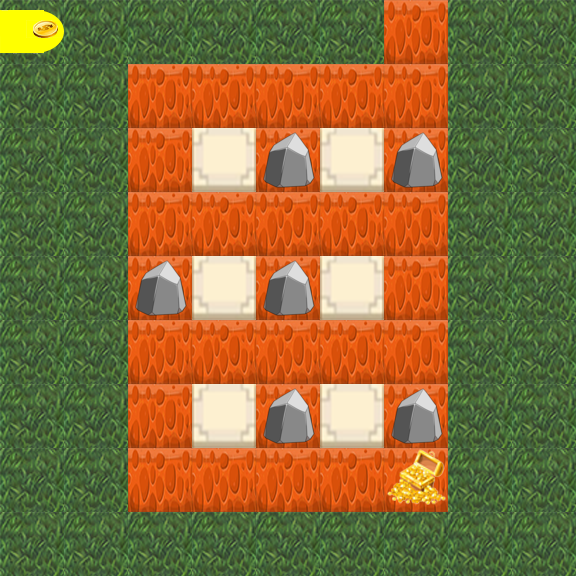

Below is a game level as drawn by its tile map, then a one-line description and the .tmx file that defines it, in full:
An orthogonal 9x9 tile map with 64x64 px tiles, 4 tile layers (Camada de Tiles 2, Camada de Tiles 1, Camada de Tiles 3, Camada de Tiles 4), 7 tilesets and 33 objects (11, 13, 33, 31, 51, ...).

<map version="1.8" tiledversion="1.8.6" orientation="orthogonal" renderorder="right-down" width="9" height="9" tilewidth="64" tileheight="64" infinite="0" nextlayerid="10" nextobjectid="102">
 <tileset firstgid="1" source="chao.tsx" />
 <tileset firstgid="2" source="mato.tsx" />
 <tileset firstgid="3" source="pedra.tsx" />
 <tileset firstgid="4" source="torre.tsx" />
 <tileset firstgid="5" source="tesouro.tsx" />
 <tileset firstgid="6" source="Carrinho.tsx" />
 <tileset firstgid="7" source="invetário.tsx" />
 <layer id="2" name="Camada de Tiles 2" width="9" height="9">
  <data encoding="csv">
0,0,0,0,0,0,0,0,0,
0,0,0,0,0,0,0,0,0,
0,0,0,0,1,0,1,0,0,
0,0,0,0,0,0,0,0,0,
0,0,1,0,1,0,0,0,0,
0,0,0,0,0,0,0,0,0,
0,0,0,0,1,0,1,0,0,
0,0,0,0,0,0,0,0,0,
0,0,0,0,0,0,0,0,0
</data>
 </layer>
 <layer id="1" name="Camada de Tiles 1" width="9" height="9">
  <data encoding="csv">
2,2,2,2,2,2,1,2,2,
2,2,1,1,1,1,1,2,2,
2,2,1,4,3,4,3,2,2,
2,2,1,1,1,1,1,2,2,
2,2,3,4,3,4,1,2,2,
2,2,1,1,1,1,1,2,2,
2,2,1,4,3,4,3,2,2,
2,2,1,1,1,1,1,2,2,
2,2,2,2,2,2,2,2,2
</data>
 </layer>
 <objectgroup id="4" name="objetos">
  <object id="2" name="11" x="191.667" y="130.667" width="64" height="64" />
  <object id="4" name="13" x="321" y="131.5" width="64" height="64" />
  <object id="5" name="33" x="322.667" y="257.5" width="64" height="64" />
  <object id="6" name="31" x="194" y="258.5" width="64" height="64" />
  <object id="7" name="51" x="193" y="384.5" width="64" height="64" />
  <object id="8" name="53" x="323" y="385.5" width="64" height="64" />
 </objectgroup>
 <objectgroup id="9" name="Tutorial">
  <object id="99" name="mago" x="-3.54156" y="288.992" width="579.4" height="286.158" />
  <object id="101" name="seta" x="127.496" y="128.913" width="64" height="64" />
 </objectgroup>
 <objectgroup id="8" name="caminho" visible="0">
  <object id="72" name="03" x="321.333" y="66.67" width="64" height="64" />
  <object id="73" name="04" x="384.667" y="66.6667" width="64" height="64" />
  <object id="77" name="02" x="254" y="66" width="64" height="64" />
  <object id="78" name="01" x="189.333" y="64.6667" width="64" height="64" />
  <object id="79" name="00" x="127.333" y="64" width="64" height="64" />
  <object id="80" name="10" x="127.333" y="128.667" width="64" height="64" />
  <object id="81" name="20" x="127.333" y="194" width="64" height="64" />
  <object id="82" name="21" x="192.667" y="196" width="64" height="64" />
  <object id="83" name="22" x="259.333" y="194" width="64" height="64" />
  <object id="84" name="23" x="323.333" y="196" width="64" height="64" />
  <object id="85" name="24" x="385.333" y="194.667" width="64" height="64" />
  <object id="86" name="34" x="386" y="257.333" width="64" height="64" />
  <object id="87" name="44" x="385.333" y="320" width="64" height="64" />
  <object id="88" name="43" x="321.333" y="322.667" width="64" height="64" />
  <object id="89" name="42" x="258.667" y="321.333" width="64" height="64" />
  <object id="90" name="41" x="193.333" y="323.333" width="64" height="64" />
  <object id="91" name="40" x="128.667" y="322" width="64" height="64" />
  <object id="92" name="50" x="128" y="386.667" width="64" height="64" />
  <object id="93" name="60" x="129.333" y="450.667" width="64" height="64" />
  <object id="94" name="61" x="194" y="450.667" width="64" height="64" />
  <object id="95" name="62" x="259.333" y="450" width="64" height="64" />
  <object id="96" name="63" x="324.667" y="451.333" width="64" height="64" />
  <object id="97" name="64" x="384" y="449.333" width="64" height="64" />
 </objectgroup>
 <objectgroup id="7" name="Spawn">
  <object id="41" name="Spawn" x="383" y="0" width="64" height="64" />
 </objectgroup>
 <objectgroup id="6" name="telas">
  <object id="21" name="mercado" x="2" y="11" width="57" height="43" />
 </objectgroup>
 <layer id="3" name="Camada de Tiles 3" width="9" height="9">
  <data encoding="csv">
0,0,0,0,0,0,0,0,0,
0,0,0,0,0,0,0,0,0,
0,0,0,0,0,0,0,0,0,
0,0,0,0,0,0,0,0,0,
0,0,0,0,0,0,0,0,0,
0,0,0,0,0,0,0,0,0,
0,0,0,0,0,0,0,0,0,
0,0,0,0,0,0,5,0,0,
0,0,0,0,0,0,0,0,0
</data>
 </layer>
 <layer id="5" name="Camada de Tiles 4" width="9" height="9">
  <data encoding="csv">
6,0,0,0,0,0,0,0,0,
0,0,0,0,0,0,0,0,0,
0,0,0,0,0,0,0,0,0,
0,0,0,0,0,0,0,0,0,
0,0,0,0,0,0,0,0,0,
0,0,0,0,0,0,0,0,0,
0,0,0,0,0,0,0,0,0,
0,0,0,0,0,0,0,0,0,
0,0,0,0,0,0,0,0,0
</data>
 </layer>
</map>